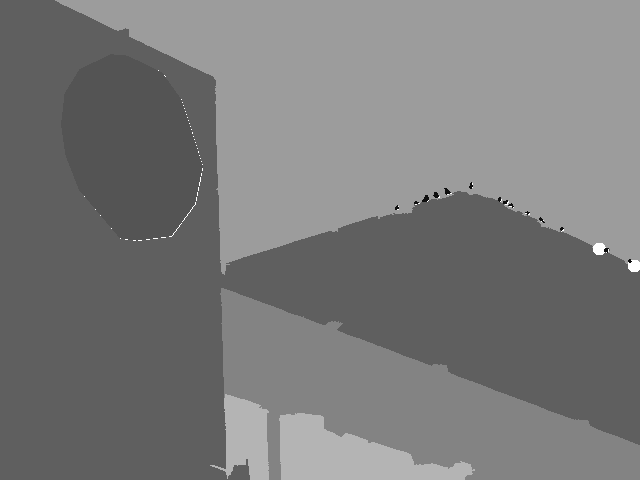
#> input picture Assign4_GUI/Python_Tkinter_Assignment/data/pngs/7.png, 640 x 480 px, found by its file name
$ python flip.py
#> lines starting #> are read from the running program, lines starting #| are printed output that depends on the picture
#Imports
import PIL
from tkinter.tix import IMAGE
from PIL import Image

class FlipImage(object):
    '''
        Flips the image.
    '''

    def __init__(self, flip_type='horizontal'):
        '''
            Arguments:
            flip_type: 'horizontal' or 'vertical' Default: 'horizontal'
        '''

        # Write your code here

        self.flipType = flip_type

    def __call__(self, image):
        '''
            Arguments:
            image (numpy array or PIL image)

            Returns:
            image (numpy array or PIL image)
        '''

        # Write your code here
        if not isinstance(image,PIL.Image.Image): # if given as numpy array, then convert into PIL Image
            img = Image.fromarray(image)

        if self.flipType == "horizontal" :
            return image.transpose(method = Image.FLIP_TOP_BOTTOM)
        else :
            return image.transpose(method = Image.FLIP_LEFT_RIGHT)

# Testing

if __name__ == "__main__" :
    img  = Image.open("testing/7.png")
#> img is the input picture: PIL image 640x480 L; min 15, max 255, mean 122
    flip = FlipImage("vertical")
    img = flip(img)
#> in __call__, `return image.transpose(method = Image.FLIP_LEFT_RIGHT)`:
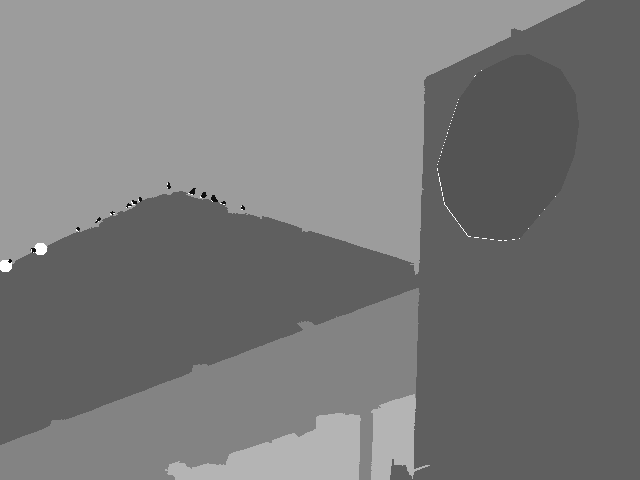
#> returned value: PIL image 640x480 L; min 15, max 255, mean 122
    # img2 = asarray(img.convert("RGB"))
    # print(img2.shape)
    img.show()


$ run again, with Assign4_GUI/Python_Tkinter_Assignment/data/pngs/0.png copied over Assign4_GUI/Python_Tkinter_Assignment/data/pngs/7.png
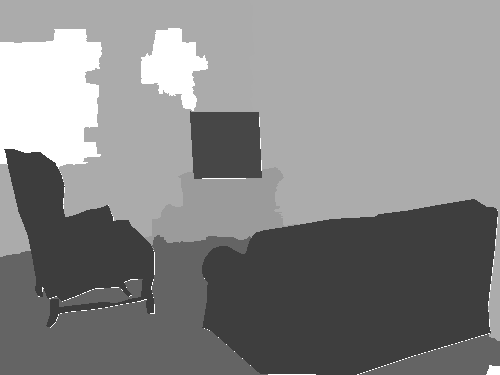
#> input picture Assign4_GUI/Python_Tkinter_Assignment/data/pngs/0.png, 500 x 375 px, found by its file name
#> img is the input picture: PIL image 500x375 L; min 61, max 255, mean 134.9
#> in __call__, `return image.transpose(method = Image.FLIP_LEFT_RIGHT)`:
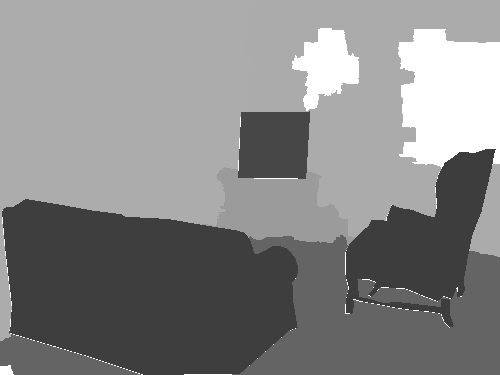
#> returned value: PIL image 500x375 L; min 61, max 255, mean 134.9

$ run again, with Assign4_GUI/Python_Tkinter_Assignment/data/pngs/1.png copied over Assign4_GUI/Python_Tkinter_Assignment/data/pngs/7.png
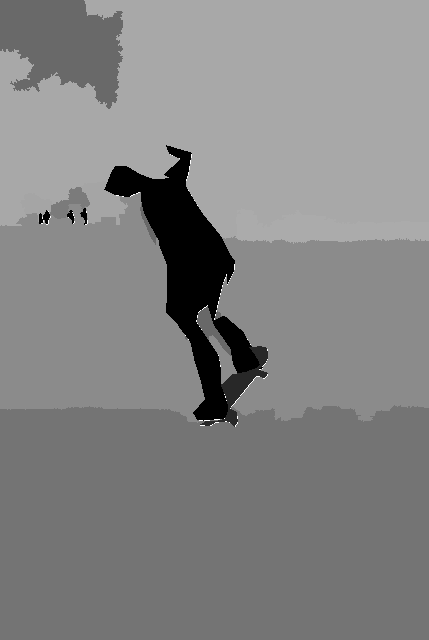
#> input picture Assign4_GUI/Python_Tkinter_Assignment/data/pngs/1.png, 429 x 640 px, found by its file name
#> img is the input picture: PIL image 429x640 L; min 0, max 255, mean 131.5
#> in __call__, `return image.transpose(method = Image.FLIP_LEFT_RIGHT)`:
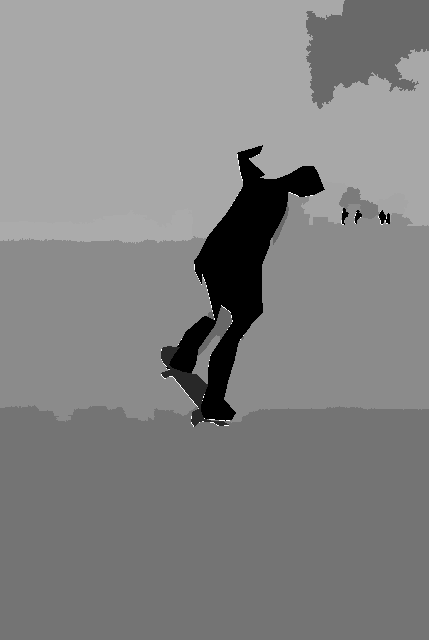
#> returned value: PIL image 429x640 L; min 0, max 255, mean 131.5

$ run again, with Assign4_GUI/Python_Tkinter_Assignment/data/pngs/2.png copied over Assign4_GUI/Python_Tkinter_Assignment/data/pngs/7.png
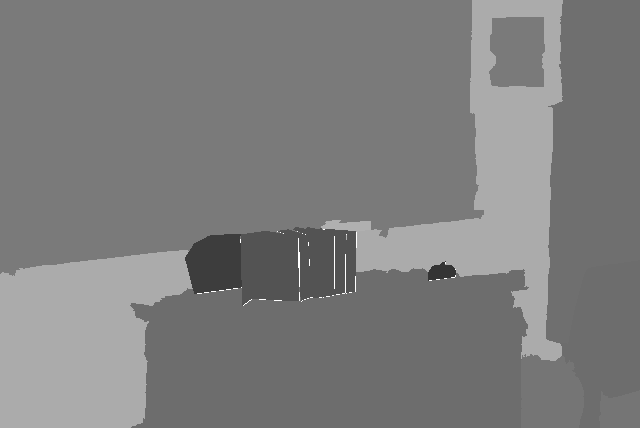
#> input picture Assign4_GUI/Python_Tkinter_Assignment/data/pngs/2.png, 640 x 428 px, found by its file name
#> img is the input picture: PIL image 640x428 L; min 52, max 255, mean 125.7
#> in __call__, `return image.transpose(method = Image.FLIP_LEFT_RIGHT)`:
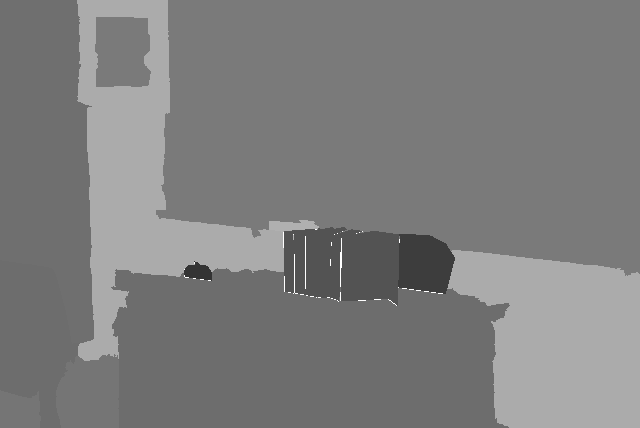
#> returned value: PIL image 640x428 L; min 52, max 255, mean 125.7
